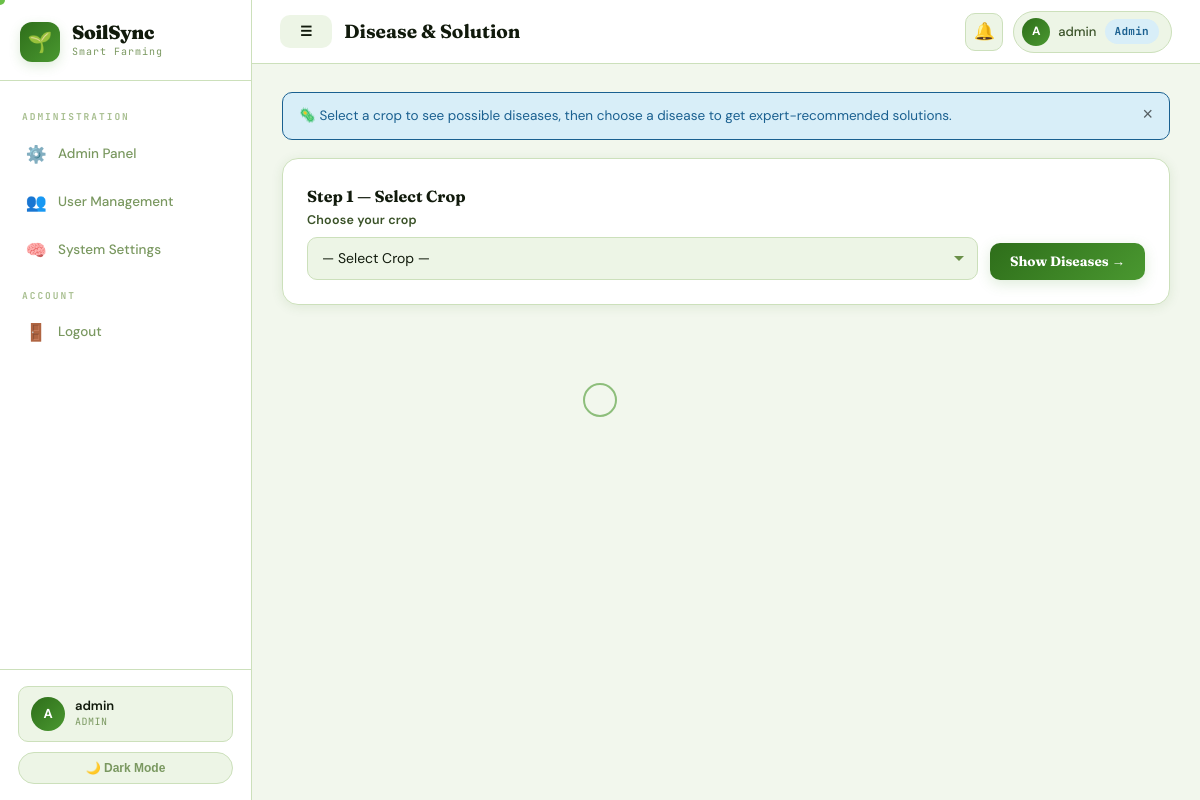
/disease.php (signed in), run on the app's committed database.
### tables this page shows
CREATE TABLE `users` (
  `id` int(11) NOT NULL,
  `name` varchar(100) NOT NULL,
  `phone` varchar(20) NOT NULL,
  `password` varchar(255) NOT NULL,
  `role` enum('farmer','expert','admin') DEFAULT 'farmer',
  `location_id` int(11) DEFAULT NULL,
  `created_at` timestamp NOT NULL DEFAULT current_timestamp(),
  `fc_card_number` varchar(20) DEFAULT NULL,
  `fc_category` enum('landless','marginal','small','medium','large') DEFAULT NULL,
  `fc_land_size` decimal(8,2) DEFAULT NULL,
  `fc_bank_account` varchar(30) DEFAULT NULL,
  `fc_registered_at` datetime DEFAULT NULL,
  `fc_phase` enum('pre_pilot','pilot','national') DEFAULT NULL
);

### db.php (called while the page is built, shortened)
<?php
function isLoggedIn(): bool {
    return isset($_SESSION['user_id']) && !empty($_SESSION['user_id']);
}
function currentUser($conn): ?array {
    $id = (int)$_SESSION['user_id'];
    $r = $conn->query("
        SELECT u.*, l.division, l.district
        FROM users u
        LEFT JOIN locations l ON u.location_id=l.id
        WHERE u.id=$id
        LIMIT 1
    ");
    return $r ? $r->fetch_assoc() : null;
}
?>

### disease.php (the view, shortened to what this page needs)
<?php
require_once 'db.php';
$pageTitle = 'Disease & Solution';
$activeNav = 'disease';
include 'layout.php';
?>
<div class="alert alert-info">🦠 Select a crop to see possible diseases, then choose a disease to get expert-recommended solutions.</div>
<div class="card" style="margin-bottom:20px">
  <div class="card-title">Step 1 — Select Crop</div>
  <form method="get" style="display:flex;gap:12px;flex-wrap:wrap;align-items:flex-end">
    <div class="form-group" style="margin:0;flex:1;min-width:200px">
      <label>Choose your crop</label>
      <select name="crop_id" id="cropSelect">
        <option value="">— Select Crop —</option>
      </select>
    </div>
    <button type="submit" class="btn btn-primary">Show Diseases →</button>
  </form>
</div>
<?php include 'layout_end.php'; ?>

### layout.php (shortened to what this page needs)
<?php
$user        = currentUser($conn);
$userName    = $user['name'] ?? 'User';
$userInitial = strtoupper(substr($userName, 0, 1));
$userRole    = $user['role'] ?? 'farmer';
$nav = [];
switch ($userRole) {
  case 'admin':
    $nav = [
      'admin' => [
        ['href'=>'admin.php','icon'=>'⚙️','label'=>'Admin Panel','key'=>'admin'],
        ['href'=>'users.php','icon'=>'👥','label'=>'User Management','key'=>'users'],
        ['href'=>'system.php','icon'=>'🧠','label'=>'System Settings','key'=>'system'],
      ],
    ];
    break;
}
?>
<!DOCTYPE html>
<html lang="en" data-theme="light">
<head>
  <link rel="stylesheet" href="style.css">
</head>
<body>
<div id="ss-cursor-ring"></div>
<div class="app-layout">
  <aside class="sidebar" id="sidebar">
    <div class="sidebar-logo">
      <div class="logo-badge">🌱</div>
      <div class="logo-text-wrap">
        <div class="logo-name">SoilSync</div>
        <div class="logo-tag">Smart Farming</div>
      </div>
    </div>
    <nav class="sidebar-nav">
      <?php
      $sectionLabels = [
        'main'=>'Navigation',
        'monitor'=>'Monitor',
        'resources'=>'Resources',
        'expert'=>'Expert Tools',
        'admin'=>'Administration'
      ];
      foreach ($nav as $section => $items):
      ?>
        <div class="nav-section-label">
          <?= $sectionLabels[$section] ?? ucfirst($section) ?>
        </div>
        <?php foreach ($items as $item):
          $isActive = ($activeNav ?? '') === $item['key'];
        ?>
          <a href="<?= $item['href'] ?>" class="nav-item <?= $isActive ? 'active' : '' ?>">
            <span class="nav-ic"><?= $item['icon'] ?></span>
            <span><?= $item['label'] ?></span>
          </a>
        <?php endforeach; ?>
      <?php endforeach; ?>
      <div class="nav-section-label">Account</div>
      <a href="logout.php" class="nav-item">
        <span class="nav-ic">🚪</span>
        <span>Logout</span>
      </a>
    </nav>
    <div class="sidebar-footer">
      <div class="sidebar-user">
        <div class="u-av"><?= $userInitial ?></div>
        <div>
          <div class="u-name"><?= htmlspecialchars($userName) ?></div>
          <div class="u-role"><?= ucfirst($userRole) ?></div>
        </div>
      </div>
      <button class="theme-btn" onclick="toggleTheme()">
        🌙 Dark Mode
      </button>
    </div>
  </aside>
  <div class="main-wrap">
    <header class="topbar">
      <div class="topbar-left">
        <button class="mobile-menu-btn btn" id="mobileMenuBtn">☰</button>
        <span class="topbar-title"><?= htmlspecialchars($pageTitle ?? 'Dashboard') ?></span>
      </div>
      <div class="topbar-right">
        <a href="notifications.php" class="topbar-notif-btn">
          🔔
        </a>
        <div class="topbar-user">
          <div class="t-av"><?= $userInitial ?></div>
          <span><?= htmlspecialchars(explode(' ', $userName)[0]) ?></span>
          <?php if ($userRole !== 'farmer'): ?>
            <span class="badge badge-info"><?= ucfirst($userRole) ?></span>
          <?php endif; ?>
        </div>
      </div>
    </header>
    <div class="page-body">

### data on the page
users: name "A", name "admin", role "ADMIN", role "Admin"

### other printed values
$sectionLabels[$section] "ADMINISTRATION"
$item['icon'] "⚙️"
$item['label'] "Admin Panel"
$item['icon'] "👥"
$item['label'] "User Management"
$item['icon'] "🧠"
$item['label'] "System Settings"
$pageTitle "Disease & Solution"
